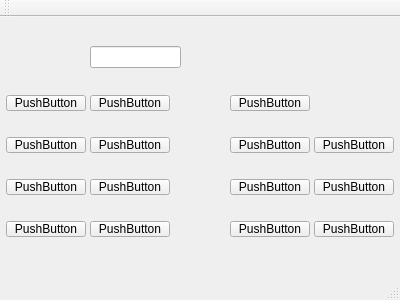
<?xml version="1.0" encoding="UTF-8"?>
<ui version="4.0">
 <class>MainWindow</class>
 <widget class="QMainWindow" name="MainWindow">
  <property name="geometry">
   <rect>
    <x>0</x>
    <y>0</y>
    <width>400</width>
    <height>300</height>
   </rect>
  </property>
  <property name="windowTitle">
   <string>MainWindow</string>
  </property>
  <widget class="QWidget" name="centralWidget">
   <widget class="QPushButton" name="pushButton">
    <property name="geometry">
     <rect>
      <x>6</x>
      <y>78</y>
      <width>80</width>
      <height>16</height>
     </rect>
    </property>
    <property name="text">
     <string>PushButton</string>
    </property>
   </widget>
   <widget class="QPushButton" name="pushButton_2">
    <property name="geometry">
     <rect>
      <x>90</x>
      <y>78</y>
      <width>80</width>
      <height>16</height>
     </rect>
    </property>
    <property name="text">
     <string>PushButton</string>
    </property>
   </widget>
   <widget class="QPushButton" name="pushButton_3">
    <property name="geometry">
     <rect>
      <x>230</x>
      <y>78</y>
      <width>80</width>
      <height>16</height>
     </rect>
    </property>
    <property name="text">
     <string>PushButton</string>
    </property>
   </widget>
   <widget class="QPushButton" name="pushButton_4">
    <property name="geometry">
     <rect>
      <x>6</x>
      <y>120</y>
      <width>80</width>
      <height>16</height>
     </rect>
    </property>
    <property name="text">
     <string>PushButton</string>
    </property>
   </widget>
   <widget class="QPushButton" name="pushButton_5">
    <property name="geometry">
     <rect>
      <x>90</x>
      <y>120</y>
      <width>80</width>
      <height>16</height>
     </rect>
    </property>
    <property name="text">
     <string>PushButton</string>
    </property>
   </widget>
   <widget class="QPushButton" name="pushButton_6">
    <property name="geometry">
     <rect>
      <x>230</x>
      <y>120</y>
      <width>80</width>
      <height>16</height>
     </rect>
    </property>
    <property name="text">
     <string>PushButton</string>
    </property>
   </widget>
   <widget class="QPushButton" name="pushButton_7">
    <property name="geometry">
     <rect>
      <x>6</x>
      <y>162</y>
      <width>80</width>
      <height>16</height>
     </rect>
    </property>
    <property name="text">
     <string>PushButton</string>
    </property>
   </widget>
   <widget class="QPushButton" name="pushButton_8">
    <property name="geometry">
     <rect>
      <x>90</x>
      <y>162</y>
      <width>80</width>
      <height>16</height>
     </rect>
    </property>
    <property name="text">
     <string>PushButton</string>
    </property>
   </widget>
   <widget class="QPushButton" name="pushButton_9">
    <property name="geometry">
     <rect>
      <x>230</x>
      <y>162</y>
      <width>80</width>
      <height>16</height>
     </rect>
    </property>
    <property name="text">
     <string>PushButton</string>
    </property>
   </widget>
   <widget class="QPushButton" name="pushButton_10">
    <property name="geometry">
     <rect>
      <x>6</x>
      <y>204</y>
      <width>80</width>
      <height>16</height>
     </rect>
    </property>
    <property name="text">
     <string>PushButton</string>
    </property>
   </widget>
   <widget class="QPushButton" name="pushButton_11">
    <property name="geometry">
     <rect>
      <x>90</x>
      <y>204</y>
      <width>80</width>
      <height>16</height>
     </rect>
    </property>
    <property name="text">
     <string>PushButton</string>
    </property>
   </widget>
   <widget class="QPushButton" name="pushButton_12">
    <property name="geometry">
     <rect>
      <x>230</x>
      <y>204</y>
      <width>80</width>
      <height>16</height>
     </rect>
    </property>
    <property name="text">
     <string>PushButton</string>
    </property>
   </widget>
   <widget class="QPushButton" name="pushButton_13">
    <property name="geometry">
     <rect>
      <x>314</x>
      <y>120</y>
      <width>80</width>
      <height>16</height>
     </rect>
    </property>
    <property name="text">
     <string>PushButton</string>
    </property>
   </widget>
   <widget class="QPushButton" name="pushButton_14">
    <property name="geometry">
     <rect>
      <x>314</x>
      <y>162</y>
      <width>80</width>
      <height>16</height>
     </rect>
    </property>
    <property name="text">
     <string>PushButton</string>
    </property>
   </widget>
   <widget class="QPushButton" name="pushButton_15">
    <property name="geometry">
     <rect>
      <x>314</x>
      <y>204</y>
      <width>80</width>
      <height>16</height>
     </rect>
    </property>
    <property name="text">
     <string>PushButton</string>
    </property>
   </widget>
   <widget class="QLineEdit" name="lineEdit">
    <property name="geometry">
     <rect>
      <x>90</x>
      <y>29</y>
      <width>91</width>
      <height>22</height>
     </rect>
    </property>
   </widget>
  </widget>
  <widget class="QMenuBar" name="menuBar">
   <property name="geometry">
    <rect>
     <x>0</x>
     <y>0</y>
     <width>400</width>
     <height>17</height>
    </rect>
   </property>
  </widget>
  <widget class="QToolBar" name="mainToolBar">
   <attribute name="toolBarArea">
    <enum>TopToolBarArea</enum>
   </attribute>
   <attribute name="toolBarBreak">
    <bool>false</bool>
   </attribute>
  </widget>
  <widget class="QStatusBar" name="statusBar"/>
 </widget>
 <layoutdefault spacing="6" margin="11"/>
 <resources/>
 <connections/>
</ui>
